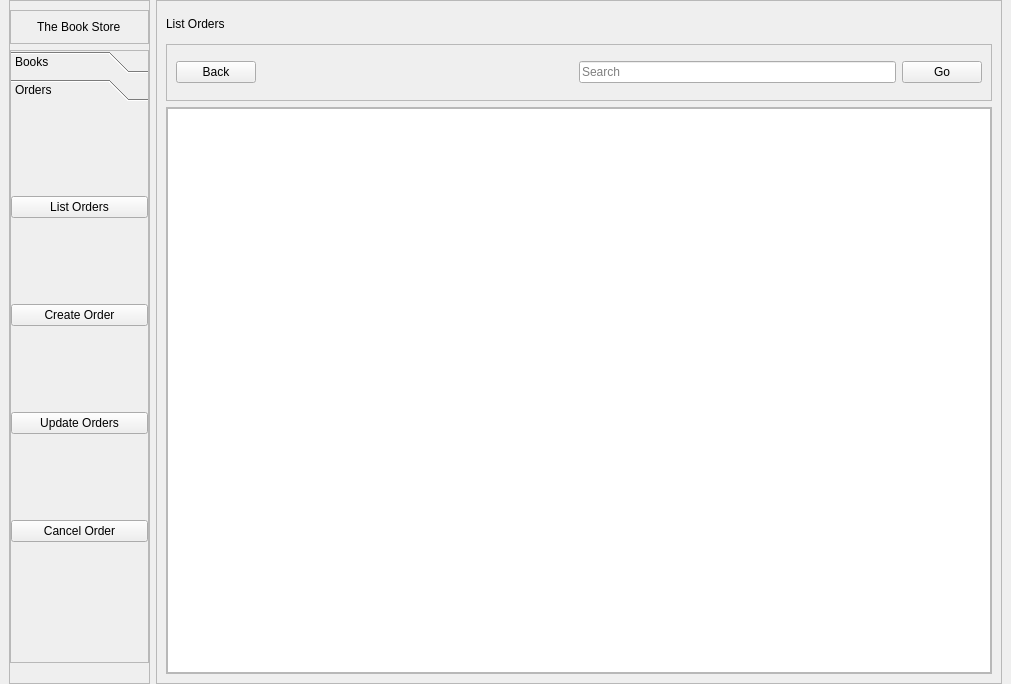
<?xml version="1.0" encoding="UTF-8"?>
<ui version="4.0">
 <class>MainWindow</class>
 <widget class="QMainWindow" name="MainWindow">
  <property name="geometry">
   <rect>
    <x>0</x>
    <y>0</y>
    <width>1011</width>
    <height>684</height>
   </rect>
  </property>
  <property name="windowTitle">
   <string>MainWindow</string>
  </property>
  <widget class="QWidget" name="centralwidget">
   <layout class="QHBoxLayout" name="horizontalLayout" stretch="1,6">
    <property name="topMargin">
     <number>0</number>
    </property>
    <property name="bottomMargin">
     <number>0</number>
    </property>
    <item>
     <widget class="QFrame" name="frame">
      <property name="frameShape">
       <enum>QFrame::StyledPanel</enum>
      </property>
      <property name="frameShadow">
       <enum>QFrame::Raised</enum>
      </property>
      <layout class="QVBoxLayout" name="verticalLayout">
       <property name="leftMargin">
        <number>0</number>
       </property>
       <property name="rightMargin">
        <number>0</number>
       </property>
       <property name="bottomMargin">
        <number>20</number>
       </property>
       <item>
        <widget class="QFrame" name="frame_3">
         <property name="frameShape">
          <enum>QFrame::StyledPanel</enum>
         </property>
         <property name="frameShadow">
          <enum>QFrame::Raised</enum>
         </property>
         <layout class="QHBoxLayout" name="horizontalLayout_2">
          <item alignment="Qt::AlignHCenter">
           <widget class="QLabel" name="l_storetitle">
            <property name="text">
             <string>The Book Store</string>
            </property>
           </widget>
          </item>
         </layout>
        </widget>
       </item>
       <item>
        <widget class="QFrame" name="frame_4">
         <property name="sizePolicy">
          <sizepolicy hsizetype="Preferred" vsizetype="Expanding">
           <horstretch>0</horstretch>
           <verstretch>0</verstretch>
          </sizepolicy>
         </property>
         <property name="frameShape">
          <enum>QFrame::StyledPanel</enum>
         </property>
         <property name="frameShadow">
          <enum>QFrame::Raised</enum>
         </property>
         <layout class="QHBoxLayout" name="horizontalLayout_3">
          <property name="leftMargin">
           <number>0</number>
          </property>
          <property name="topMargin">
           <number>0</number>
          </property>
          <property name="rightMargin">
           <number>0</number>
          </property>
          <property name="bottomMargin">
           <number>30</number>
          </property>
          <item>
           <widget class="QToolBox" name="tb_sidemenu">
            <property name="sizePolicy">
             <sizepolicy hsizetype="Preferred" vsizetype="Preferred">
              <horstretch>0</horstretch>
              <verstretch>0</verstretch>
             </sizepolicy>
            </property>
            <property name="currentIndex">
             <number>1</number>
            </property>
            <widget class="QWidget" name="p_book">
             <property name="geometry">
              <rect>
               <x>0</x>
               <y>0</y>
               <width>135</width>
               <height>492</height>
              </rect>
             </property>
             <attribute name="label">
              <string>Books</string>
             </attribute>
             <layout class="QVBoxLayout" name="verticalLayout_5">
              <property name="leftMargin">
               <number>0</number>
              </property>
              <property name="rightMargin">
               <number>0</number>
              </property>
              <item>
               <widget class="QPushButton" name="pb_listbooks">
                <property name="text">
                 <string>List Books</string>
                </property>
               </widget>
              </item>
              <item>
               <widget class="QPushButton" name="pb_addbooks">
                <property name="text">
                 <string>Add Book</string>
                </property>
               </widget>
              </item>
              <item>
               <widget class="QPushButton" name="pb_updatebooks">
                <property name="text">
                 <string>Update Books</string>
                </property>
               </widget>
              </item>
              <item>
               <widget class="QPushButton" name="pb_deletebook">
                <property name="text">
                 <string>Delete Book</string>
                </property>
               </widget>
              </item>
             </layout>
            </widget>
            <widget class="QWidget" name="p_order">
             <property name="geometry">
              <rect>
               <x>0</x>
               <y>0</y>
               <width>135</width>
               <height>492</height>
              </rect>
             </property>
             <attribute name="label">
              <string>Orders</string>
             </attribute>
             <layout class="QVBoxLayout" name="verticalLayout_6">
              <property name="spacing">
               <number>-1</number>
              </property>
              <property name="leftMargin">
               <number>0</number>
              </property>
              <property name="rightMargin">
               <number>0</number>
              </property>
              <item>
               <widget class="QPushButton" name="pb_listorders">
                <property name="text">
                 <string>List Orders</string>
                </property>
               </widget>
              </item>
              <item>
               <widget class="QPushButton" name="pb_createorder">
                <property name="text">
                 <string>Create Order</string>
                </property>
               </widget>
              </item>
              <item>
               <widget class="QPushButton" name="pb_updateorders">
                <property name="text">
                 <string>Update Orders</string>
                </property>
               </widget>
              </item>
              <item>
               <widget class="QPushButton" name="pb_canceorder">
                <property name="text">
                 <string>Cancel Order</string>
                </property>
               </widget>
              </item>
             </layout>
            </widget>
           </widget>
          </item>
         </layout>
        </widget>
       </item>
      </layout>
     </widget>
    </item>
    <item>
     <widget class="QFrame" name="frame_2">
      <property name="frameShape">
       <enum>QFrame::StyledPanel</enum>
      </property>
      <property name="frameShadow">
       <enum>QFrame::Raised</enum>
      </property>
      <layout class="QVBoxLayout" name="verticalLayout_2" stretch="1,2,20">
       <item>
        <widget class="QLabel" name="l_pagebanner">
         <property name="text">
          <string>List Orders</string>
         </property>
        </widget>
       </item>
       <item>
        <widget class="QFrame" name="frame_5">
         <property name="frameShape">
          <enum>QFrame::StyledPanel</enum>
         </property>
         <property name="frameShadow">
          <enum>QFrame::Raised</enum>
         </property>
         <layout class="QHBoxLayout" name="horizontalLayout_4">
          <item>
           <widget class="QPushButton" name="pb_back">
            <property name="text">
             <string>Back</string>
            </property>
           </widget>
          </item>
          <item>
           <spacer name="horizontalSpacer">
            <property name="orientation">
             <enum>Qt::Horizontal</enum>
            </property>
            <property name="sizeHint" stdset="0">
             <size>
              <width>317</width>
              <height>20</height>
             </size>
            </property>
           </spacer>
          </item>
          <item>
           <widget class="QLineEdit" name="le_search">
            <property name="placeholderText">
             <string>Search</string>
            </property>
           </widget>
          </item>
          <item>
           <widget class="QPushButton" name="pb_go">
            <property name="text">
             <string>Go</string>
            </property>
           </widget>
          </item>
         </layout>
        </widget>
       </item>
       <item>
        <widget class="QFrame" name="frame_6">
         <property name="frameShape">
          <enum>QFrame::StyledPanel</enum>
         </property>
         <property name="frameShadow">
          <enum>QFrame::Raised</enum>
         </property>
         <layout class="QVBoxLayout" name="verticalLayout_3">
          <property name="leftMargin">
           <number>0</number>
          </property>
          <property name="topMargin">
           <number>0</number>
          </property>
          <property name="rightMargin">
           <number>0</number>
          </property>
          <property name="bottomMargin">
           <number>0</number>
          </property>
          <item>
           <widget class="QTableView" name="tableView"/>
          </item>
         </layout>
        </widget>
       </item>
      </layout>
     </widget>
    </item>
   </layout>
  </widget>
 </widget>
 <resources/>
 <connections/>
</ui>
